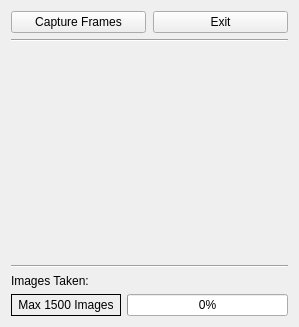
<?xml version="1.0" encoding="UTF-8"?>
<ui version="4.0">
 <class>CaptureForm</class>
 <widget class="QWidget" name="CaptureForm">
  <property name="geometry">
   <rect>
    <x>0</x>
    <y>0</y>
    <width>299</width>
    <height>327</height>
   </rect>
  </property>
  <property name="windowTitle">
   <string>Capture Data</string>
  </property>
  <layout class="QVBoxLayout" name="verticalLayout">
   <item>
    <layout class="QVBoxLayout" name="verticalLayout_2">
     <item>
      <layout class="QHBoxLayout" name="horizontalLayout">
       <property name="spacing">
        <number>7</number>
       </property>
       <property name="sizeConstraint">
        <enum>QLayout::SetDefaultConstraint</enum>
       </property>
       <item>
        <widget class="QPushButton" name="CaptureFrames">
         <property name="sizePolicy">
          <sizepolicy hsizetype="Preferred" vsizetype="Fixed">
           <horstretch>0</horstretch>
           <verstretch>0</verstretch>
          </sizepolicy>
         </property>
         <property name="text">
          <string>Capture Frames</string>
         </property>
         <property name="checkable">
          <bool>true</bool>
         </property>
         <property name="checked">
          <bool>false</bool>
         </property>
        </widget>
       </item>
       <item>
        <widget class="QPushButton" name="Exit">
         <property name="sizePolicy">
          <sizepolicy hsizetype="Preferred" vsizetype="Fixed">
           <horstretch>0</horstretch>
           <verstretch>0</verstretch>
          </sizepolicy>
         </property>
         <property name="text">
          <string>Exit</string>
         </property>
        </widget>
       </item>
      </layout>
     </item>
     <item>
      <widget class="Line" name="line_2">
       <property name="orientation">
        <enum>Qt::Horizontal</enum>
       </property>
      </widget>
     </item>
     <item>
      <widget class="QLabel" name="VideoFeed">
       <property name="sizePolicy">
        <sizepolicy hsizetype="Preferred" vsizetype="Preferred">
         <horstretch>0</horstretch>
         <verstretch>0</verstretch>
        </sizepolicy>
       </property>
       <property name="minimumSize">
        <size>
         <width>200</width>
         <height>200</height>
        </size>
       </property>
       <property name="text">
        <string/>
       </property>
      </widget>
     </item>
     <item>
      <widget class="Line" name="line">
       <property name="orientation">
        <enum>Qt::Horizontal</enum>
       </property>
      </widget>
     </item>
     <item>
      <widget class="QLabel" name="ImagesTaken">
       <property name="sizePolicy">
        <sizepolicy hsizetype="Preferred" vsizetype="Maximum">
         <horstretch>0</horstretch>
         <verstretch>0</verstretch>
        </sizepolicy>
       </property>
       <property name="autoFillBackground">
        <bool>false</bool>
       </property>
       <property name="frameShape">
        <enum>QFrame::Box</enum>
       </property>
       <property name="frameShadow">
        <enum>QFrame::Plain</enum>
       </property>
       <property name="lineWidth">
        <number>0</number>
       </property>
       <property name="midLineWidth">
        <number>0</number>
       </property>
       <property name="text">
        <string>Images Taken: </string>
       </property>
      </widget>
     </item>
     <item>
      <layout class="QHBoxLayout" name="horizontalLayout_2">
       <item>
        <widget class="QLabel" name="MaxImages">
         <property name="sizePolicy">
          <sizepolicy hsizetype="Maximum" vsizetype="Preferred">
           <horstretch>0</horstretch>
           <verstretch>0</verstretch>
          </sizepolicy>
         </property>
         <property name="frameShape">
          <enum>QFrame::Box</enum>
         </property>
         <property name="text">
          <string> Max 1500 Images </string>
         </property>
        </widget>
       </item>
       <item>
        <widget class="QProgressBar" name="progressBar">
         <property name="sizePolicy">
          <sizepolicy hsizetype="Preferred" vsizetype="Maximum">
           <horstretch>0</horstretch>
           <verstretch>0</verstretch>
          </sizepolicy>
         </property>
         <property name="value">
          <number>0</number>
         </property>
         <property name="format">
          <string>%p%</string>
         </property>
        </widget>
       </item>
      </layout>
     </item>
    </layout>
   </item>
  </layout>
 </widget>
 <resources/>
 <connections/>
</ui>
